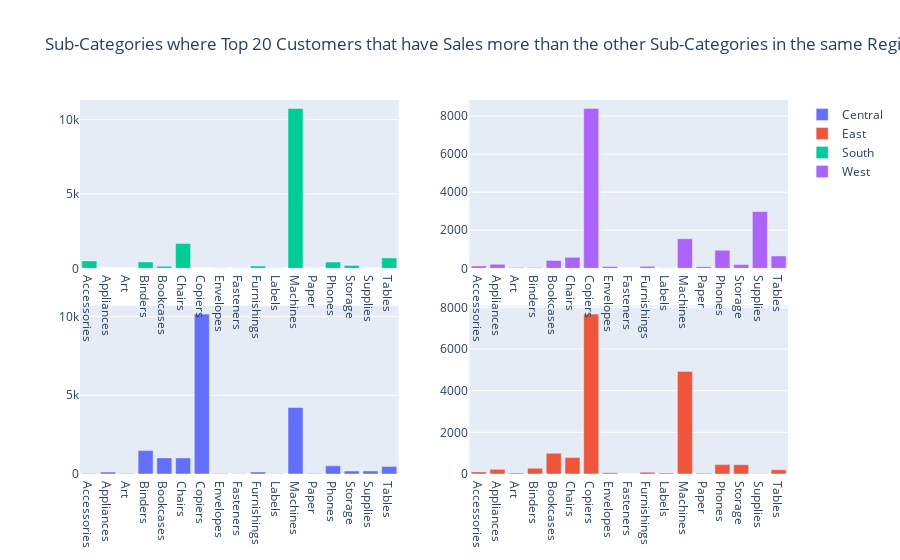

This figure's notebook cell:
### Code cell
trace1 = go.Bar(
    x=savThePivT.index,
    y=savThePivT.Sales_Central,
    name = "Central"
)
trace2 = go.Bar(
    x=savThePivT.index,
    y=savThePivT.Sales_East,
    xaxis='x2',
    yaxis='y2',
    name = "East"
)
trace3 = go.Bar(
    x=savThePivT.index,
    y=savThePivT.Sales_South,
    xaxis='x3',
    yaxis='y3',
    name = "South"
)
trace4 = go.Bar(
    x=savThePivT.index,
    y=savThePivT.Sales_West,
    xaxis='x4',
    yaxis='y4',
    name = "West"
)
data = [trace1, trace2, trace3, trace4]
layout = go.Layout(
    xaxis=dict(
        domain=[0, 0.45]
    ),
    yaxis=dict(
        domain=[0, 0.45]
    ),
    xaxis2=dict(
        domain=[0.55, 1]
    ),
    xaxis3=dict(
        domain=[0, 0.45],
        anchor='y3'
    ),
    xaxis4=dict(
        domain=[0.55, 1],
        anchor='y4'
    ),
    yaxis2=dict(
        domain=[0, 0.45],
        anchor='x2'
    ),
    yaxis3=dict(
        domain=[0.55, 1]
    ),
    yaxis4=dict(
        domain=[0.55, 1],
        anchor='x4'
    ),
    title = 'Sub-Categories where Top 20 Customers that have Sales more than the other Sub-Categories in the same Region.'
)
fig = go.Figure(data=data, layout=layout)
iplot(fig)

### Figure 1 — Plotly figure (JSON) as saved in the notebook; plotly's stock layout.template omitted (floating-point values rounded to 4 significant figures)
{"data": [{"name": "Central", "type": "bar", "x": ["Accessories", "Appliances", "Art", "Binders", "Bookcases", "Chairs", "Copiers", "Envelopes", "Fasteners", "Furnishings", "Labels", "Machines", "Paper", "Phones", "Storage", "Supplies", "Tables"], "y": [36, 122, 27, 1487, 1023, 1017, 10150, 35, 16, 129, 12, 4224, 39, 516, 189, 198, 481]}, {"name": "East", "type": "bar", "x": ["Accessories", "Appliances", "Art", "Binders", "Bookcases", "Chairs", "Copiers", "Envelopes", "Fasteners", "Furnishings", "Labels", "Machines", "Paper", "Phones", "Storage", "Supplies", "Tables"], "xaxis": "x2", "y": [101, 223, 50, 274, 996, 787, 7675, 58, 4, 89, 44, 4920, 42, 452, 447, 18, 200], "yaxis": "y2"}, {"name": "South", "type": "bar", "x": ["Accessories", "Appliances", "Art", "Binders", "Bookcases", "Chairs", "Copiers", "Envelopes", "Fasteners", "Furnishings", "Labels", "Machines", "Paper", "Phones", "Storage", "Supplies", "Tables"], "xaxis": "x3", "y": [498, null, 11, 427, 146, 1668, null, 23, 25, 156, 16, 10737, 18, 418, 194, 3, 693], "yaxis": "y3"}, {"name": "West", "type": "bar", "x": ["Accessories", "Appliances", "Art", "Binders", "Bookcases", "Chairs", "Copiers", "Envelopes", "Fasteners", "Furnishings", "Labels", "Machines", "Paper", "Phones", "Storage", "Supplies", "Tables"], "xaxis": "x4", "y": [125, 207, 40, 42, 413, 576, 8400, 93, 7, 103, 21, 1553, 88, 949, 199, 2984, 648], "yaxis": "y4"}], "layout": {"title": {"text": "Sub-Categories where Top 20 Customers that have Sales more than the other Sub-Categories in the same Region."}, "xaxis": {"domain": [0, 0.45]}, "xaxis2": {"domain": [0.55, 1]}, "xaxis3": {"anchor": "y3", "domain": [0, 0.45]}, "xaxis4": {"anchor": "y4", "domain": [0.55, 1]}, "yaxis": {"domain": [0, 0.45]}, "yaxis2": {"anchor": "x2", "domain": [0, 0.45]}, "yaxis3": {"domain": [0.55, 1]}, "yaxis4": {"anchor": "x4", "domain": [0.55, 1]}}}
